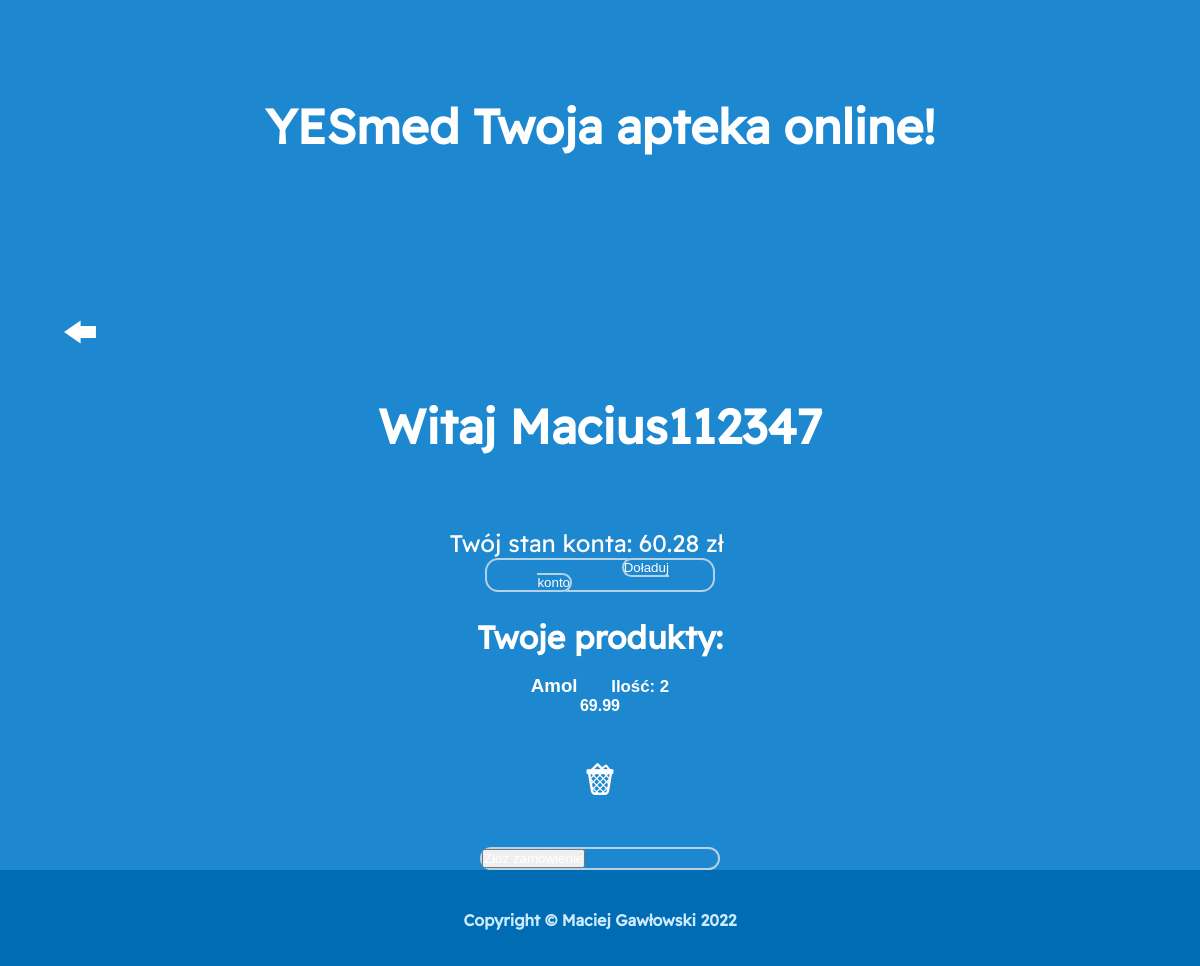
Screenshot of /php/koszyk.php (signed in) with the database file from the repository.
### tables this page shows
CREATE TABLE `shoppingcard` (
  `Id` int(11) NOT NULL,
  `UserId` int(11) NOT NULL,
  `Cash` double NOT NULL,
  `ProductsPrice` double NOT NULL
);

CREATE TABLE `products` (
  `Id` int(11) NOT NULL,
  `Name` varchar(40) NOT NULL,
  `Price` double NOT NULL,
  `Description` varchar(1000) NOT NULL,
  `Image` varchar(50) NOT NULL
);

CREATE TABLE `productslists` (
  `Id` int(11) NOT NULL,
  `ShoppingCardId` int(11) NOT NULL,
  `ProductId` int(11) NOT NULL,
  `Amount` int(11) NOT NULL
);

### php/koszyk.php (the view, shortened to what this page needs)
<!DOCTYPE html>
<html lang="pl-PL">
<head>
    <link rel="stylesheet" href="../css/style.css" type="text/css">
</head>
<body>
    <header>
        <h1 class="pageHeader">YESmed Twoja apteka online!</h1>
    </header>
<?php
    $profile = getDatabaseConnectionProfile("remote");
    $dbName = $profile["databaseName"];
    $dbUser = $profile["mysqlUsername"];
    $dbPassword = $profile["password"];
    $dbHostname = $profile["mysqlHostname"];
    $baza = mysqli_connect($dbHostname, $dbUser, $dbPassword, $dbName);
    echo "<a href='index.php' class='goBack'><img src='../img/arrow.png' alt='arrow' class='goBack'></a>";
    if (mysqli_connect_errno())
        echo "<h2>Nie można nawiązać połączenia z bazą danych.</h2>";
    else {
        $zapytanie = "SELECT * FROM `shoppingcard` WHERE Id=".$_SESSION["userShoppingCard"];
        $wynik = mysqli_query($baza, $zapytanie);
        if (!$wynik)
            echo "<h2>Nie można wczytać zawartości koszyka.</h2>";
        else {
            $koszyk = mysqli_fetch_array($wynik);
            $zapytanie = "SELECT * FROM `productslists` WHERE ShoppingCardId=".$_SESSION["userShoppingCard"];
            $wynik = mysqli_query($baza, $zapytanie);
            if (!$wynik)
                echo "<h2>Nie udało się pobrać zawartości koszyka.</h2>";
            else {
                $ileProduktow=0;
                echo "<h2 style='color:white;font-size:3em;text-align:center;font-family:ReadexPro;margin:1em;'>Witaj <span class='username'>".$_SESSION["user"]."</span></h2>";
                echo "<p style='color:white;text-align:center;font-family:ReadexPro;font-size:1.5em;margin:1em;'>Twój stan konta: ".$koszyk["Cash"]." zł&nbsp;&nbsp;&nbsp;&nbsp;<button class='doladujKontoButton'><a href='dodajFundusze.php?id=".$koszyk["Id"]."'>Doładuj konto</a></button><br>";
                echo "<h3 style='text-align:center;color:white;font-family:ReadexPro;font-weight:bold;font-size:2em;'>Twoje produkty:</h3><br>";
                echo "<ul>";
                while ($wiersz = mysqli_fetch_array($wynik)) {
                    $zapytanie = "SELECT * FROM `products` WHERE Id=".$wiersz["ProductId"];
                    $wynikProdukt = mysqli_query($baza, $zapytanie);
                    $ileProduktow = mysqli_num_rows($wynikProdukt);
                    if (!$wynikProdukt)
                        echo "<h2>Nie udało się pobrać zawartości koszyka.</h2>";
                    else {
                        while ($produkt = mysqli_fetch_array($wynikProdukt)) {
                            echo "<div class='productDiv'>";
                            echo "<h3 style='color:white;text-align:center;'>".$produkt["Name"]."<span style='margin-left:2em;font-family:Arial;font-size:0.9em;'>Ilość: ".$wiersz["Amount"]."</span></h3>";
                            echo "<p style='color:white;text-align:center;font-weight:bold;'>".$produkt["Price"]."</p>";
                            echo '<form method="POST" class="Form">
                                <input type="hidden" name="deleteMe" value="'.$produkt["Id"].'">
                                <button name="delete" style="background:none;border:none;"><img src="../img/trash.png" alt="trash" style="width:2em;height:2em;"></button>
                            </form>';
                            echo "</div>";
                        }
                    }
                }
                echo "</ul>";
                if ($ileProduktow > 0) {
                    echo "<div class='button'>";
                    echo "<button><a href='zamowienie.php?id=".$koszyk["Id"]."'>Złóż zamówienie</a></button></div>";
                }
            }
        }
    }
?>
<footer>
        <p>Copyright &copy; <a href="https://github.com/gal0wsky">Maciej Gawłowski</a> 2022</p>
    </footer>
</body>
</html>

### css/style.css (style rules this page uses)
:root { --footer-text-color: rgb(205, 235, 255); --footer-height: 6em; }
* { margin: 0; padding: 0; box-sizing: border-box; }
.goBack { width: 2em; height: 2em; margin: 2em; }
body { background-color: rgba(29, 136, 207, 1); font-family: Arial; width: 100%; display: flex; flex-direction: column; min-height: 100vh; }
footer { font-family: "ReadexPro" !important; font-weight: bold; font-size: 1em; color: var(--footer-text-color); padding: 2.5em; text-align: center; width: 100%; height: var(--footer-height); background-color: rgb(0, 108, 180); margin-top: auto; }
footer a { color: var(--footer-text-color); }
a { text-decoration: none; color: white; }
.pageHeader { font-family: "ReadexPro" !important; margin: 0 auto; position: relative; justify-content: center; text-align: center; margin-top: 2em; margin-bottom: 2em; font-size: 3em; color: white; }
.Form { margin-left: 30%; margin-right: 30%; width: 40%; padding: 2em; }
::placeholder { color: white; font-family: Arial; font-size: 1.2em; }
.Form button { border: 2px solid rgb(205, 235, 255); background-color: rgba(29, 136, 207, 1); padding: 1em; border-radius: 1em; font-family: "ReadexPro"; font-weight: bold; font-size: 1em; text-align: center; justify-content: center; color: white; justify-content: center; margin-left: .75em; margin-right: .75em; }
.doladujKontoButton { margin-left: 40%; margin-right: 40%; width: 20%; background-color: rgba(29, 136, 207, 1); border: 2px solid rgb(180, 210, 230); border-radius: 1em; }
.doladujKontoButton a { margin-left: 40%; margin-right: 40%; width: 20%; background-color: rgba(29, 136, 207, 1); border: 2px solid rgb(180, 210, 230); border-radius: 1em; }
.productDiv { color: white; text-align: center; margin-left: 30%; margin-right: 30%; width: 40%; }
.button { width: 20%; margin-right: 40%; margin-left: 40%; background-color: rgba(29, 136, 207, 1); border: 2px solid rgb(180, 210, 230); border-radius: 1em; }

### rows the page displays
shoppingcard: Cash "60.28"
productslists: Amount "2"
products: Name "Amol", Price "69.99"

### other values shown
$_SESSION["user"] "Macius112347"
